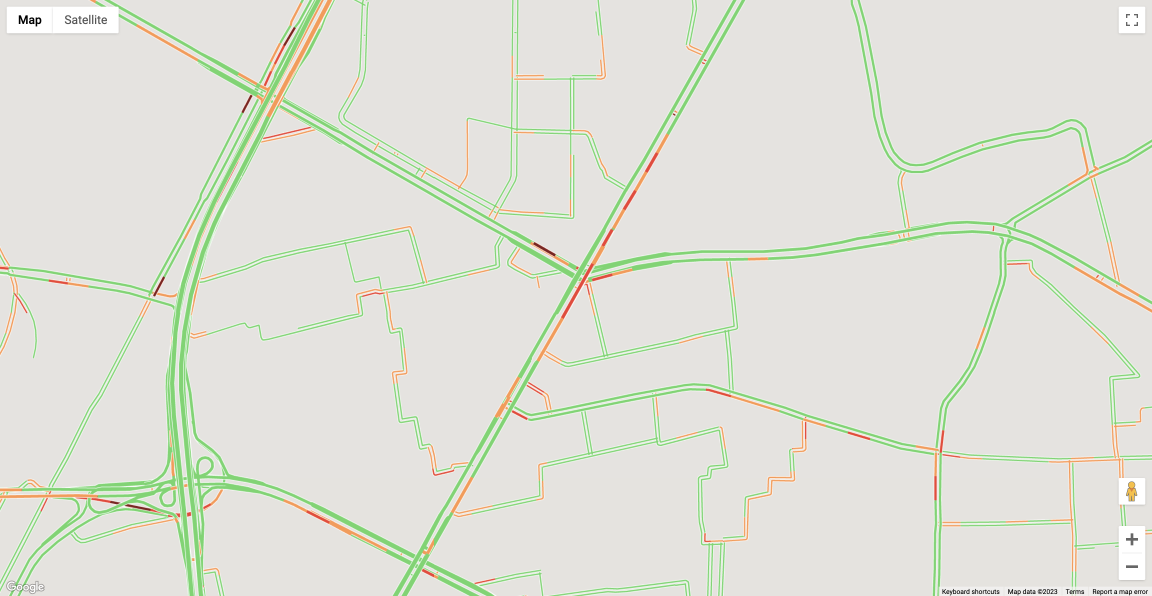
#> input picture notebook/data_chester_weekday_12/1025.png, 3456 x 1788 px, found by its file name (shown at 1/3 size)
$ jupyter execute geo_traffic_align.ipynb
#> lines starting #> are read from the running program, lines starting #| are printed output that depends on the picture; long printed decimals are rounded
[cell 1]
from PIL import Image
import matplotlib.pyplot as plt

[cell 2]
# traffic_image_path = "/Users/user/Documents/Coding/cro_location_intelligence/notebook/data_7_eleven_weekend_12/raw_image/1025.png"
traffic_image_path = "/Users/user/Documents/Coding/cro_location_intelligence/notebook/data_7_eleven_google_map_zoom19/raw_image/1025.png"
traffic_image_path = "/Users/user/Documents/Coding/cro_location_intelligence/notebook/data_7_eleven_google_map_zoom16_7/raw_image/1025.png"
traffic_image = Image.open(traffic_image_path)
#> traffic_image is the input picture: PIL image 3456x1788 RGBA; mean R, G, B, A 224.1, 225.9, 216.7, 255
plt.imshow(traffic_image)

[cell 3]
ref_image_path = "/Users/user/Documents/Coding/cro_location_intelligence/notebook/data_chester_weekday_12/1025 2.png"
ref_image = Image.open(ref_image_path)
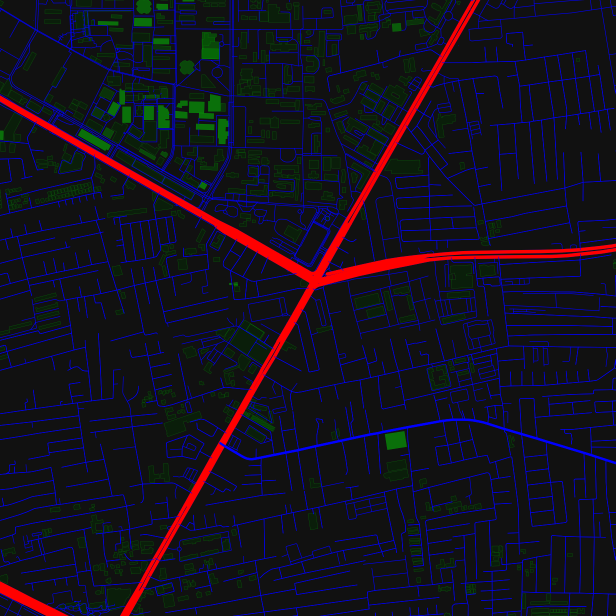
#> input picture notebook/data_chester_weekday_12/1025 2.png, 1231 x 1232 px, found by its file name (shown at 1/2 size)
#> ref_image is the input picture: PIL image 1231x1232 RGBA; mean R, G, B, A 21.9, 18.1, 31.1, 255
plt.imshow(ref_image)

[cell 4]
from PIL import Image, ImageDraw, ImageChops


def place_image_over_with_opacity(
    background,
    foreground,
    center_x,
    center_y,
    resize_size,
    opacity,
):
    # Open the background and foreground images
#> called with center_x = 864, center_y = 895, resize_size = 1450, opacity = 0.5
    bg = Image.open(background)
    fg = Image.open(foreground)
    print("bg.size", bg.size)
#| bg.size (3456, 1788)
    # Resize the foreground image to fit the specified coordinates
    print("fg.size", fg.size)
#| fg.size (1231, 1232)

    resize_ratio = resize_size / bg.size[1]
#> resize_ratio = 0.811
    print(bg.size[1] * resize_ratio)
#| 1450.0
    print("resize_ratio", resize_ratio)
#| resize_ratio 0.811
    fg = fg.resize((resize_size, resize_size))
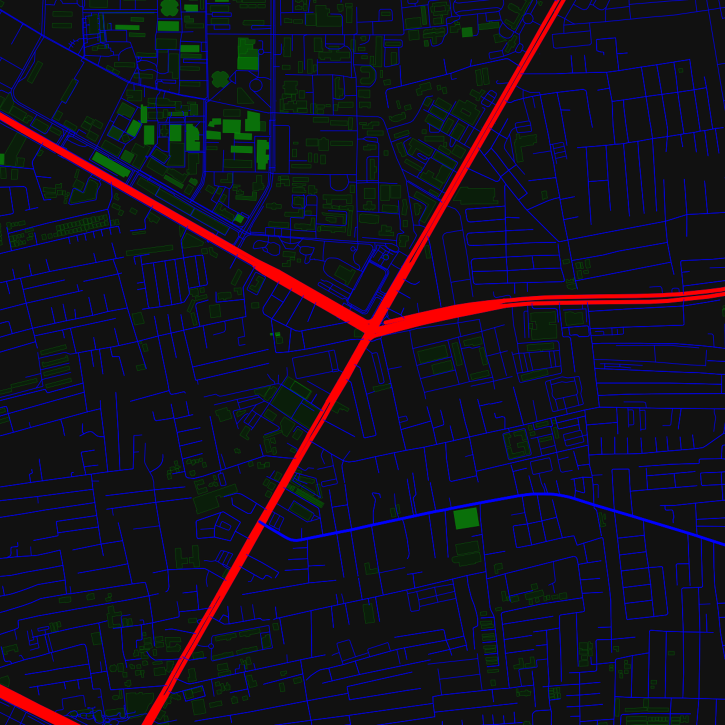
#> fg: PIL image 1450x1450 RGBA (shown at 1/2 size); mean R, G, B, A 21.9, 18.1, 31.1, 255

    # Create a copy of the background image to avoid modifying the original
    result = bg.copy()

    # Create a mask with the specified opacity
    mask = Image.new("L", (resize_size, resize_size), int(opacity * 255))
#> mask: PIL image 1450x1450 L; every value is 127
    # Paste the foreground image onto the result using the mask
    x = center_x - resize_size // 2
    y = center_y - resize_size // 2
    result.paste(fg, (x, y), mask)
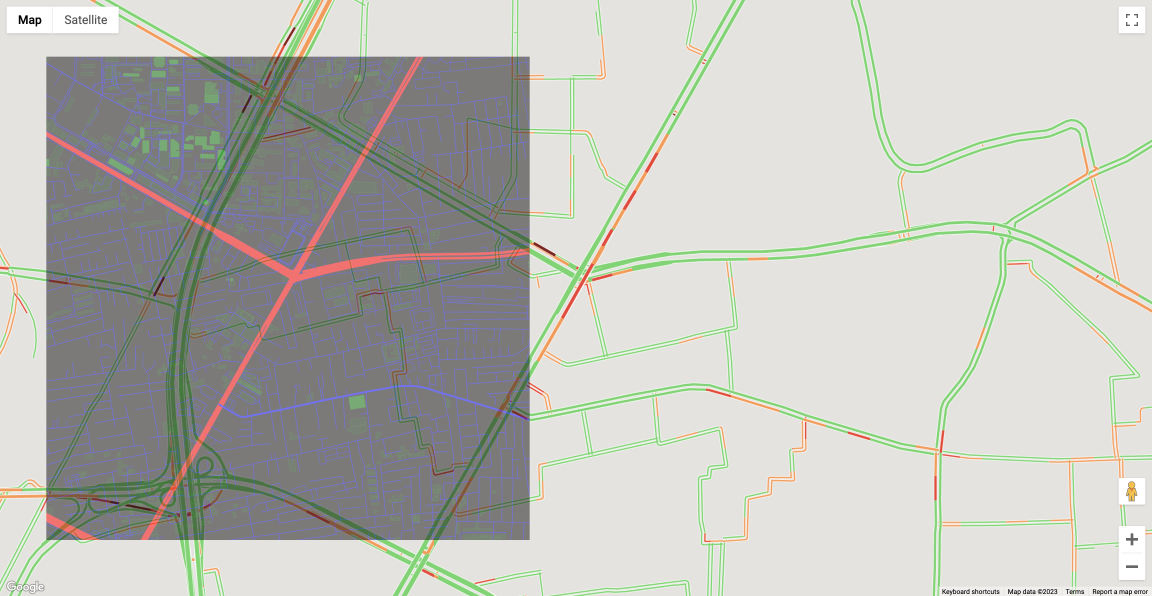
#> result: PIL image 3456x1788 RGBA (shown at 1/3 size); mean R, G, B, A 190.1, 190.6, 185.6, 255

    # Save or show the resulting image
    return result


# Example usage:
background_image_path = traffic_image_path
foreground_image_path = ref_image_path
x_coordinate = 1728 // 2
y_coordinate = 1790 // 2
opacity_value = 0.5

resize_ratio = 3500
resize_ratio = 1450

new_image = place_image_over_with_opacity(
    background_image_path,
    foreground_image_path,
    x_coordinate,
    y_coordinate,
    resize_ratio,
    opacity_value,
)
print(x_coordinate)
# set plt size
plt.rcParams["figure.figsize"] = (20, 20)
plt.imshow(new_image)
